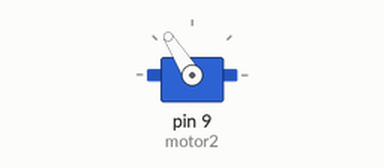
Recording of a sketch running on a simulated Arduino Uno, built with avr-gcc and run on an emulated ATmega328P. Shown: servo.

Above: at 0.05 s.
At 4.0 s:
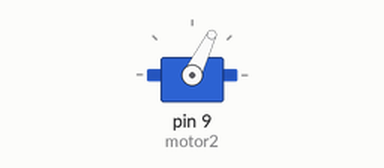
Timing chart, 0 to 5.2 s (numbered marks = the images above):
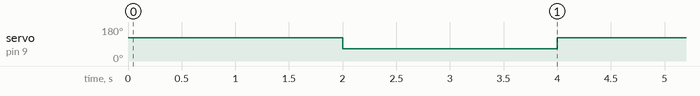

The sketch:

servomotores.ino
```cpp
#include <Servo.h>

Servo servomotor;
int motor1 = 8;
int motor2 = 9;
int min = 900;
int max = 2100;
int stop = 1500;
int contador = 0;

void setup() {
  // put your setup code here, to run once:
  // servomotor.attach(motor1);
  servomotor.attach(motor2);
}

void loop() {
  // put your main code here, to run repeatedly:
  if (contador < 5) {
    servomotor.writeMicroseconds(1800);
    delay(2000);
    servomotor.writeMicroseconds(1200);
    delay(2000);
    contador += 1;
  } else {
    servomotor.writeMicroseconds(1500);
  }
}
```

Measured:
- by itself, servo on pin 9 (motor2): repeats every 4.0 s: 122° 2.0 s, 64° 2.0 s, until it stays 93° from 20.0 s
